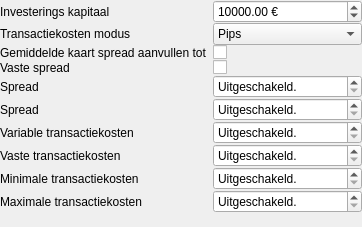
<?xml version="1.0" encoding="UTF-8"?>
<ui version="4.0">
 <class>SimulationProperties</class>
 <widget class="QWidget" name="SimulationProperties">
  <property name="geometry">
   <rect>
    <x>0</x>
    <y>0</y>
    <width>362</width>
    <height>227</height>
   </rect>
  </property>
  <property name="windowTitle">
   <string>Form</string>
  </property>
  <layout class="QFormLayout" name="formLayout">
   <property name="fieldGrowthPolicy">
    <enum>QFormLayout::AllNonFixedFieldsGrow</enum>
   </property>
   <property name="verticalSpacing">
    <number>0</number>
   </property>
   <property name="margin">
    <number>0</number>
   </property>
   <item row="0" column="0">
    <widget class="QLabel" name="startCapitalLabel">
     <property name="text">
      <string>Investerings kapitaal</string>
     </property>
    </widget>
   </item>
   <item row="0" column="1">
    <widget class="QDoubleSpinBox" name="startCapitalDoubleSpinBox">
     <property name="suffix">
      <string> €</string>
     </property>
     <property name="minimum">
      <double>100.000000000000000</double>
     </property>
     <property name="maximum">
      <double>999999999.000000000000000</double>
     </property>
     <property name="singleStep">
      <double>1000.000000000000000</double>
     </property>
     <property name="value">
      <double>10000.000000000000000</double>
     </property>
    </widget>
   </item>
   <item row="1" column="0">
    <widget class="QLabel" name="modeLabel">
     <property name="text">
      <string>Transactiekosten modus</string>
     </property>
    </widget>
   </item>
   <item row="1" column="1">
    <widget class="QComboBox" name="modeComboBox">
     <item>
      <property name="text">
       <string>Pips</string>
      </property>
     </item>
     <item>
      <property name="text">
       <string>Valuta</string>
      </property>
     </item>
    </widget>
   </item>
   <item row="2" column="0">
    <widget class="QLabel" name="fillAverageSpreadToLabel">
     <property name="text">
      <string>Gemiddelde kaart spread aanvullen tot</string>
     </property>
    </widget>
   </item>
   <item row="2" column="1">
    <widget class="QCheckBox" name="fillAverageSpreadToCheckBox">
     <property name="autoExclusive">
      <bool>true</bool>
     </property>
    </widget>
   </item>
   <item row="3" column="0">
    <widget class="QLabel" name="fixedSpreadLabel">
     <property name="text">
      <string>Vaste spread</string>
     </property>
    </widget>
   </item>
   <item row="3" column="1">
    <widget class="QCheckBox" name="fixedSpreadCheckBox">
     <property name="autoExclusive">
      <bool>true</bool>
     </property>
    </widget>
   </item>
   <item row="4" column="0">
    <widget class="QLabel" name="pipSpreadLabel">
     <property name="text">
      <string>Spread</string>
     </property>
    </widget>
   </item>
   <item row="4" column="1">
    <widget class="QDoubleSpinBox" name="pipSpreadDoubleSpinBox">
     <property name="specialValueText">
      <string>Uitgeschakeld.</string>
     </property>
     <property name="suffix">
      <string> pips</string>
     </property>
    </widget>
   </item>
   <item row="6" column="0">
    <widget class="QLabel" name="variableTransactionCostsLabel">
     <property name="text">
      <string>Variable transactiekosten</string>
     </property>
    </widget>
   </item>
   <item row="6" column="1">
    <widget class="QDoubleSpinBox" name="variableTransactionCostsDoubleSpinBox">
     <property name="specialValueText">
      <string>Uitgeschakeld.</string>
     </property>
     <property name="suffix">
      <string> %</string>
     </property>
     <property name="singleStep">
      <double>0.010000000000000</double>
     </property>
    </widget>
   </item>
   <item row="7" column="0">
    <widget class="QLabel" name="fixedTransactionCostsLabel">
     <property name="text">
      <string>Vaste transactiekosten</string>
     </property>
    </widget>
   </item>
   <item row="7" column="1">
    <widget class="QDoubleSpinBox" name="fixedTransactionCostsDoubleSpinBox">
     <property name="specialValueText">
      <string>Uitgeschakeld.</string>
     </property>
     <property name="suffix">
      <string> €</string>
     </property>
     <property name="maximum">
      <double>999999999.000000000000000</double>
     </property>
     <property name="singleStep">
      <double>0.500000000000000</double>
     </property>
    </widget>
   </item>
   <item row="8" column="0">
    <widget class="QLabel" name="minimalTransactionCostsLabel">
     <property name="text">
      <string>Minimale transactiekosten</string>
     </property>
    </widget>
   </item>
   <item row="8" column="1">
    <widget class="QDoubleSpinBox" name="minimalTransactionCostsDoubleSpinBox">
     <property name="specialValueText">
      <string>Uitgeschakeld.</string>
     </property>
     <property name="suffix">
      <string> €</string>
     </property>
     <property name="maximum">
      <double>999999999.000000000000000</double>
     </property>
     <property name="singleStep">
      <double>0.500000000000000</double>
     </property>
    </widget>
   </item>
   <item row="9" column="0">
    <widget class="QLabel" name="maximumTransactionCostsLabel">
     <property name="text">
      <string>Maximale transactiekosten</string>
     </property>
    </widget>
   </item>
   <item row="9" column="1">
    <widget class="QDoubleSpinBox" name="maximumTransactionCostsDoubleSpinBox">
     <property name="specialValueText">
      <string>Uitgeschakeld.</string>
     </property>
     <property name="suffix">
      <string> €</string>
     </property>
     <property name="maximum">
      <double>999999999.000000000000000</double>
     </property>
    </widget>
   </item>
   <item row="5" column="0">
    <widget class="QLabel" name="valutaSpreadLabel">
     <property name="text">
      <string>Spread</string>
     </property>
    </widget>
   </item>
   <item row="5" column="1">
    <widget class="QDoubleSpinBox" name="valutaSpreadDoubleSpinBox">
     <property name="specialValueText">
      <string>Uitgeschakeld.</string>
     </property>
     <property name="suffix">
      <string> punten</string>
     </property>
    </widget>
   </item>
  </layout>
 </widget>
 <resources/>
 <connections/>
</ui>
